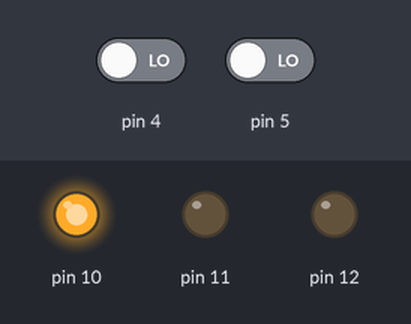
A sketch run on a simulated Arduino Uno, built with avr-gcc and run on an emulated ATmega328P. On the bench: output pins drawn as LEDs (lit = HIGH). The test bench sets the inputs (shaded band); at power-on: pin 4 LOW, pin 5 LOW.

Above: at 0.5 s.
At 1.5 s:
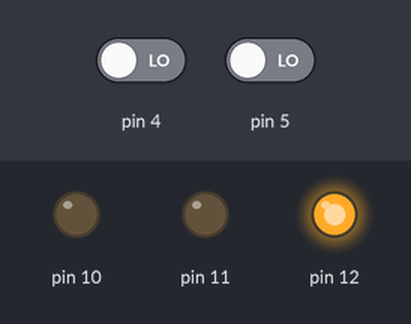
At 5.5 s:
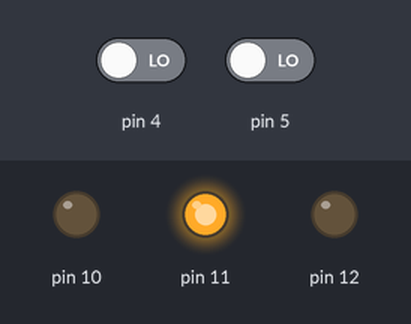
Timing chart, 0 to 6.9 s (numbered marks = the images above):
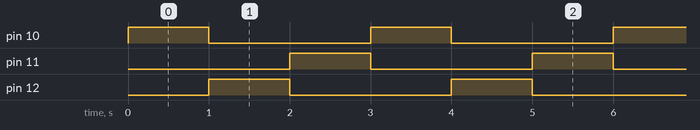

The sketch:

traffic_light_1.ino
```cpp
int greendelay =0;
int irnear =0;
int irfar=0;
int ledr = 12;
int ledy = 11;
int ledg = 10;
void setup()
{
  pinMode(4,INPUT);
  pinMode(5,INPUT);
  pinMode(12,OUTPUT);
  pinMode(11,OUTPUT);
  pinMode(10,OUTPUT);
}
void loop()
{
  irnear = digitalRead(4);
  irfar = digitalRead(5);
  if (irnear == HIGH && irfar == HIGH){
    greendelay=5000;}
  else if (irnear == HIGH && irfar == LOW){
    greendelay=2000;}
  else if (irnear == LOW && irfar == LOW){
    greendelay=1000;}
  digitalWrite(10,HIGH);
  delay(greendelay);
  digitalWrite(10,LOW);
  delay(0);
  digitalWrite(12,HIGH);
  delay(1000);
  digitalWrite(12,LOW);
  delay(0);
  digitalWrite(11,HIGH);
  delay(1000);
  digitalWrite(11,LOW);
  delay(0);
}
```

Measured:
- by itself, pin 10–12: alternates HIGH for 1.0 s and LOW for 2.0 s
- by itself, everything shown: repeats every 3.0 s, in 4 steps
